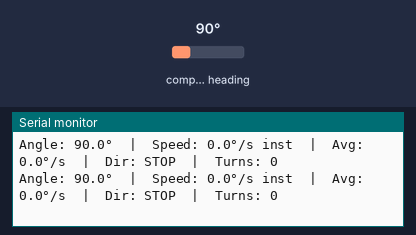
The sketch below on a simulated ESP8266 (Wemos D1 mini). Shown: the last lines printed to the serial monitor. Wiring (inferred from the names in the program): AS5600 angle sensor at I2C address 0x36. The inputs (shaded band) are chosen by the test bench; at power-on: compass heading 90°.

Above: at 1.3 s.
1.4 s: compass heading set to 7°
At 1.49 s:
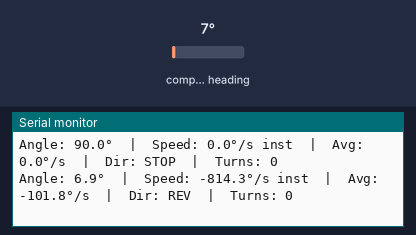
3.0 s: compass heading set to 90°
At 3.02 s:
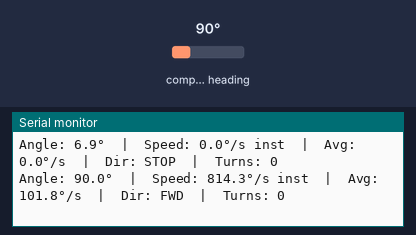

The sketch:

PAI_wemos-d1-mini_wetGasMeter.ino
```cpp
#include <Wire.h>

const uint8_t AS5600_ADDR = 0x36;
const uint8_t RAW_ANGLE_REG = 0x0E;
const uint16_t FULL_COUNT = 4096; // 12-bit resolution

// Wemos D1 Mini pins: D2 = SDA, D1 = SCL
const int SDA_PIN = D2;
const int SCL_PIN = D1;

// Moving average filter configuration
const int FILTER_SIZE = 8;  // Number of samples for moving average
float dpsBuffer[FILTER_SIZE];
int bufferIndex = 0;
bool bufferFilled = false;

unsigned long lastTime = 0;
uint16_t lastAngle = 0;
int32_t totalTurns = 0;   // total revolutions since power-up
float instantDPS = 0.0;   // Instantaneous degrees per second
float avgDPS = 0.0;       // Moving average degrees per second
bool firstSample = true;

void setup() {
  Serial.begin(115200);
  Wire.begin(SDA_PIN, SCL_PIN);
  delay(100);

  // Initialize filter buffer
  for (int i = 0; i < FILTER_SIZE; i++) {
    dpsBuffer[i] = 0.0;
  }

  if (!probeAS5600()) {
    Serial.println("AS5600 not found! Check wiring.");
    while(1);
  }
  Serial.println("AS5600 OK - Output: Degrees/Second with Moving Average Filter");
  Serial.println("==============================================================");

  // Initial reading
  lastAngle = readRawAngle();
  lastTime = millis();
}

bool probeAS5600() {
  Wire.beginTransmission(AS5600_ADDR);
  return (Wire.endTransmission() == 0);
}

uint16_t readRawAngle() {
  Wire.beginTransmission(AS5600_ADDR);
  Wire.write(RAW_ANGLE_REG);
  if (Wire.endTransmission(false) != 0) {
    Serial.println("I2C read error");
    return 0;
  }
  Wire.requestFrom(AS5600_ADDR, (uint8_t)2);
  if (Wire.available() < 2) return 0;
  uint8_t hi = Wire.read();
  uint8_t lo = Wire.read();
  uint16_t raw = ((uint16_t)hi << 8) | lo;
  return raw & 0x0FFF; // 12-bit mask
}

float updateMovingAverage(float newValue) {
  // Add new value to buffer
  dpsBuffer[bufferIndex] = newValue;
  bufferIndex = (bufferIndex + 1) % FILTER_SIZE;

  // Mark buffer as filled after first complete cycle
  if (bufferIndex == 0) {
    bufferFilled = true;
  }

  // Calculate average
  float sum = 0.0;
  int samples = bufferFilled ? FILTER_SIZE : bufferIndex;

  for (int i = 0; i < samples; i++) {
    sum += dpsBuffer[i];
  }

  return sum / samples;
}

void loop() {
  unsigned long now = millis();
  uint16_t angle = readRawAngle();
  float elapsedSec = (now - lastTime) / 1000.0f;

  if (firstSample) {
    lastAngle = angle;
    lastTime = now;
    firstSample = false;
    delay(50);
    return;
  }

  // Handle angle wrap (4095 -> 0)
  int delta = (int)angle - (int)lastAngle;
  if (delta > 2048) {
    delta -= 4096;
    totalTurns--; // crossed zero backward
  } else if (delta < -2048) {
    delta += 4096;
    totalTurns++; // crossed zero forward
  }

  // Convert raw delta to degrees delta
  // 1 raw unit = 360/4096 = 0.087890625 degrees
  float deltaDegrees = delta * 360.0f / FULL_COUNT;

  // Calculate instantaneous degrees per second
  if (elapsedSec > 0.0f) {
    instantDPS = deltaDegrees / elapsedSec;
  } else {
    instantDPS = 0.0f;
  }

  // Update moving average filter
  avgDPS = updateMovingAverage(instantDPS);

  // Convert current raw angle to degrees (for display)
  float currentDegrees = angle * 360.0f / FULL_COUNT;

  // Output results with better formatting
  Serial.print("Angle: ");
  Serial.print(currentDegrees, 1);
  Serial.print("°  |  ");

  Serial.print("Speed: ");
  if (abs(instantDPS) < 0.1) {
    Serial.print("0.0");
  } else {
    Serial.print(instantDPS, 1);
  }
  Serial.print("°/s inst  |  ");

  Serial.print("Avg: ");
  if (abs(avgDPS) < 0.1) {
    Serial.print("0.0");
  } else {
    Serial.print(avgDPS, 1);
  }
  Serial.print("°/s  |  ");

  // Direction indicator
  Serial.print("Dir: ");
  if (avgDPS > 0.5) {
    Serial.print("FWD");
  } else if (avgDPS < -0.5) {
    Serial.print("REV");
  } else {
    Serial.print("STOP");
  }

  Serial.print("  |  Turns: ");
  Serial.print(totalTurns);

  Serial.println();

  lastAngle = angle;
  lastTime = now;

  delay(100); // 10 Hz sampling (adjust as needed)
}
```

Measured:
- after the input at 1.4 s, the serial monitor: prints a new line after 0.09 s (image 1)
- after the input at 3.0 s, the serial monitor: prints a new line at once (image 2)
